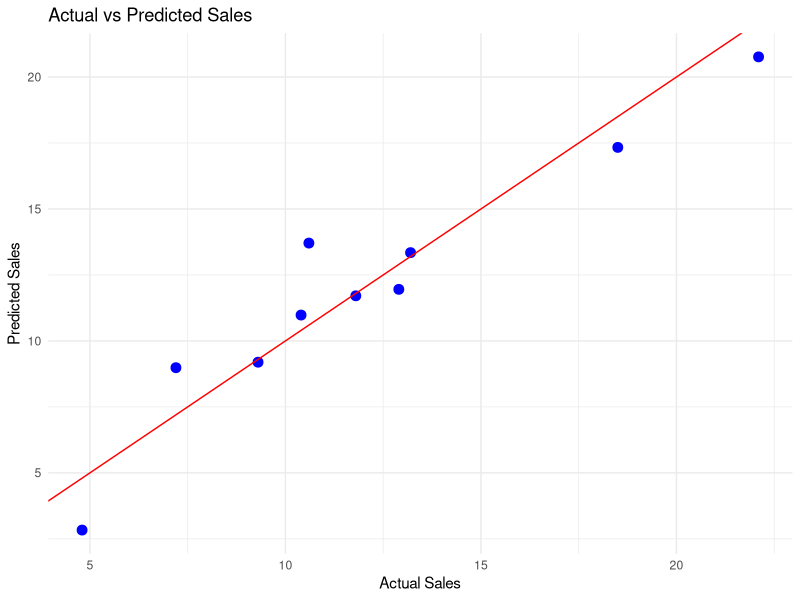
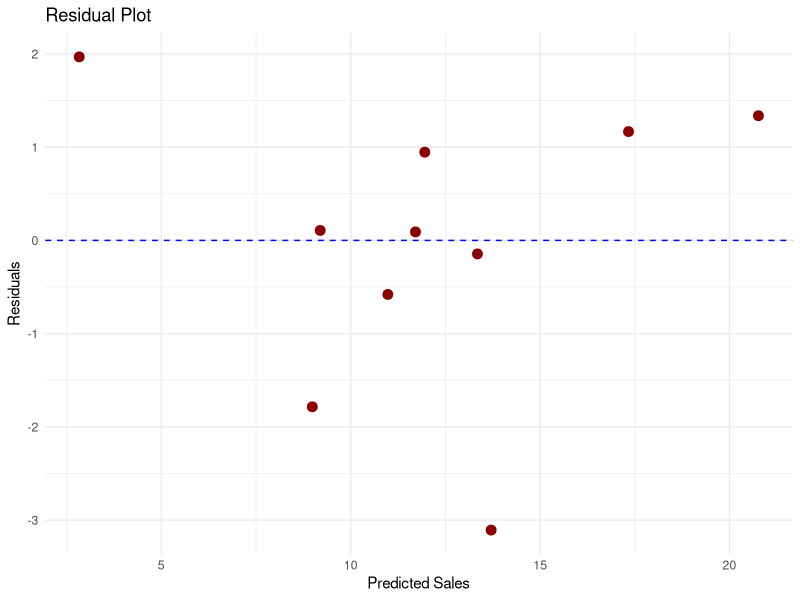

The R script that drew these images, in order:
# Recreate the dataset
advertising <- data.frame(
  TV = c(230.1, 44.5, 17.2, 151.5, 180.8, 8.7, 57.5, 120.2, 8.6, 199.8),
  Radio = c(37.8, 39.3, 45.9, 41.3, 10.8, 48.9, 32.8, 19.6, 2.1, 2.6),
  Newspaper = c(69.2, 45.1, 69.3, 58.5, 58.4, 75.0, 23.5, 11.6, 1.0, 21.2),
  Sales = c(22.1, 10.4, 9.3, 18.5, 12.9, 7.2, 11.8, 13.2, 4.8, 10.6)
)

# Load library
library(ggplot2)

# Build regression model
model <- lm(Sales ~ TV + Radio + Newspaper, data = advertising)

# Add predicted values
advertising$Predicted <- predict(model)

# Residuals
advertising$Residuals <- advertising$Sales - advertising$Predicted

# Plot Actual vs Predicted
ggplot(advertising, aes(x = Sales, y = Predicted)) +
  geom_point(color = "blue", size = 3) +
  geom_abline(intercept = 0, slope = 1, color = "red") +
  labs(title = "Actual vs Predicted Sales",
       x = "Actual Sales",
       y = "Predicted Sales") +
  theme_minimal()

# Plot Residuals
ggplot(advertising, aes(x = Predicted, y = Residuals)) +
  geom_point(color = "darkred", size = 3) +
  geom_hline(yintercept = 0, linetype = "dashed", color = "blue") +
  labs(title = "Residual Plot",
       x = "Predicted Sales",
       y = "Residuals") +
  theme_minimal()
